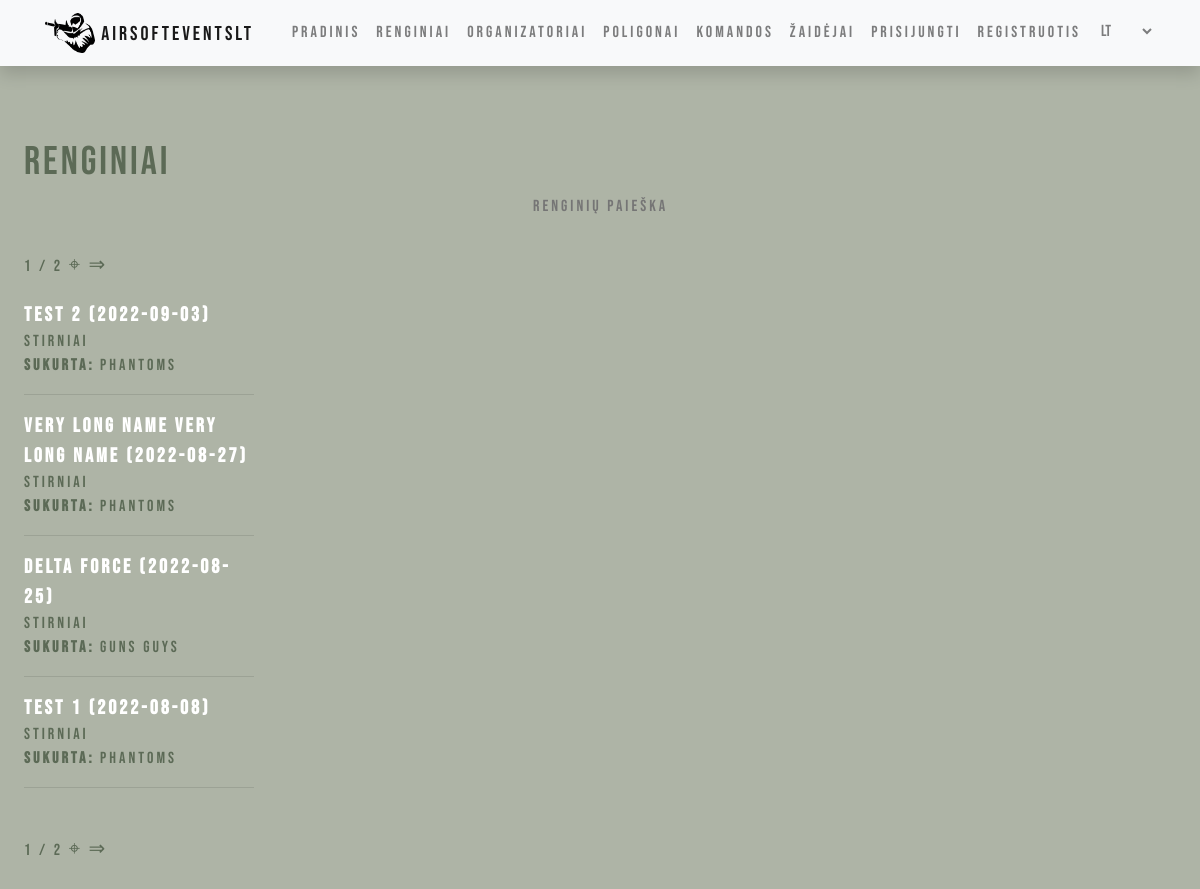
/events/list/, run on the app's committed database.
### events/models.py (models this page shows, shortened)
class Event(models.Model):
    name = models.CharField(_('Name of the event'),  max_length=150)
    date = models.DateField(_('Date of event'), null=True, blank=True)
    time = models.TimeField(_('Time of event'), null=True, blank=True, help_text=_('i.e.: 12:00 PM'))
    organizer = models.ForeignKey("Organizer", help_text=_("Organizer"), related_name='event_organizers', on_delete=models.SET_NULL, null=True)
    field = models.ForeignKey('Field', help_text=_("Field"), on_delete=models.SET_NULL, null=True)
    description = HTMLField(help_text=_("Field"), null=True)
    price = models.FloatField(_("Price"))
    max_players = models.IntegerField(_("Maximum player number"))
    created_on = models.DateTimeField(auto_now_add=True)
    EVENT_STATUS = (
        ('a', 'active'),
        ('i', 'inactive'),
    )
    status = models.CharField(max_length=1, choices=EVENT_STATUS, blank=True, default='a', help_text=_('Status'),)
    class Meta:
        ordering = ['-date']
        verbose_name = _("Event")
        verbose_name_plural = _("Events")
    @property
    def is_active(self):
        if self.date < date.today():
            self.status = 'i'
            return self.save()
        elif self.date > date.today():
            self.status = 'a'
            self.save()
            return True

class Field(models.Model):
    name = models.CharField(_('Name of the game field'),  max_length=150)
    location_long = models.FloatField(_('Location longitude'), max_length=50, null=True)
    location_lat = models.FloatField(_('Location latitude'), max_length=50, null=True)
    description = HTMLField(null=True, blank=True)
    field_map = models.ImageField(default="default_map.png", upload_to="maps/")
    created_by = models.ForeignKey("Organizer", help_text=_("Organizer"), related_name='field_organizers', on_delete=models.SET_NULL, null=True, blank=True)
    class Meta:
        verbose_name = _("Field")
        verbose_name_plural = _("Fields")
    def __str__(self):
        return self.name

class Organizer(models.Model):
    profile = models.OneToOneField(Profile, help_text=_('Profile'), related_name='organizer',on_delete=models.CASCADE)
    name = models.CharField(_('Name of the organizer'), max_length=150, default=_('New Organizer'))
    profile_picture = models.ImageField(default="default.png", upload_to="organizer_pics/")
    contacts = models.CharField(_('Address and contacts'), max_length=150)
    description = HTMLField(null=True)
    class Meta:
        verbose_name = _("Organizer")
        verbose_name_plural = _("Organizers")
    def __str__(self):
        return self.name

### events/views.py (the view)
# urls.py: path('list/', views.EventListView.as_view(), name='event_list'),
class EventListView(generic.ListView):
    model = Event
    context_object_name = 'events'
    template_name = 'event_list.html'
    paginate_by = 4

### events/templates/event_list.html (shortened to what this page needs)
{% extends "base.html" %}
{% load i18n %}
{% block content %}
<div class='indented main-font'>
    <div style='padding-bottom:20px'>
        <h1 class='secondary-font'>{% trans "Event list" %}</h1>
        <center>
            <div>
                <form action="{% url 'search_events' %}" method="get" >
                <input name="query" class="search-bar secondary-font" type="text" placeholder="{% trans "Search for events" %}">
                </form>
            </div>
        </center>
        <div class="pagination secondary-font">
            <span class="step-links">
                <span class="current">
                    {{ page_obj.number }} / {{ page_obj.paginator.num_pages }}
                </span>
                {% if page_obj.has_next %}
                    <a class='link' href="?page={{ page_obj.next_page_number }}">&target;</a>
                    <a class='link' href="?page={{ page_obj.paginator.num_pages }}"> &rArr;</a>
                {% endif %}
            </span>
        </div>
    </div>
    {% if events %}
        <div style='width:20%'>
            {% for event in events %}
                <strong><a class='link' href={{ event.id }}> <div> {{ event.name }} ({{ event.date|date:"Y-m-d" }}) </div></a></strong>
                <div class='secondary-font'>
                    <div> {{ event.field }} </div>
                    <div><strong> {% trans "Created by" %}:</strong> {{ event.organizer }}</div>
                </div>
                <hr>
            {% endfor %}
        </div>
    {% else %}
        <div> {% trans "No events yet" %} </div>
    {% endif %}
    <div class="pagination secondary-font" style='padding-top:30px'>
        <span class="step-links">
            <span class="current">
                {{ page_obj.number }} / {{ page_obj.paginator.num_pages }}
            </span>
            {% if page_obj.has_next %}
                <a class='link' href="?page={{ page_obj.next_page_number }}">&target;</a>
                <a class='link' href="?page={{ page_obj.paginator.num_pages }}"> &rArr;</a>
            {% endif %}
        </span>
    </div>
</div>
{% endblock %}

### events/static/css/styles.css (style rules this page uses)
body { background-color: rgb(174, 180, 166); }
.indented { padding-left: 5%; padding: 2%; }
.main-font { color:white; font-family:"Bebas Neue"; letter-spacing: 3px; }
.secondary-font { color: rgb(92, 106, 86); font-family:"Bebas Neue"; letter-spacing: 3px; }
.link { text-decoration: none; color: inherit; font-size: 20px; -webkit-transition: 0.5s; }
.search-bar { background-color:transparent; margin-bottom: 30px; border: none; -webkit-transition: 0.5s; }

### data on the page
Event: name "Test 2", date "2022-09-03", field "Stirniai", organizer "Phantoms"
Event: name "Very long name Very long name", date "2022-08-27", field "Stirniai", organizer "Phantoms"
Event: name "Delta Force", date "2022-08-25", field "Stirniai", organizer "Guns Guys"
Event: name "Test 1", date "2022-08-08", field "Stirniai", organizer "Phantoms"

### other printed values
{{ page_obj.number }} "1"
{{ page_obj.paginator.num_pages }} "2"
form field language "lt"
